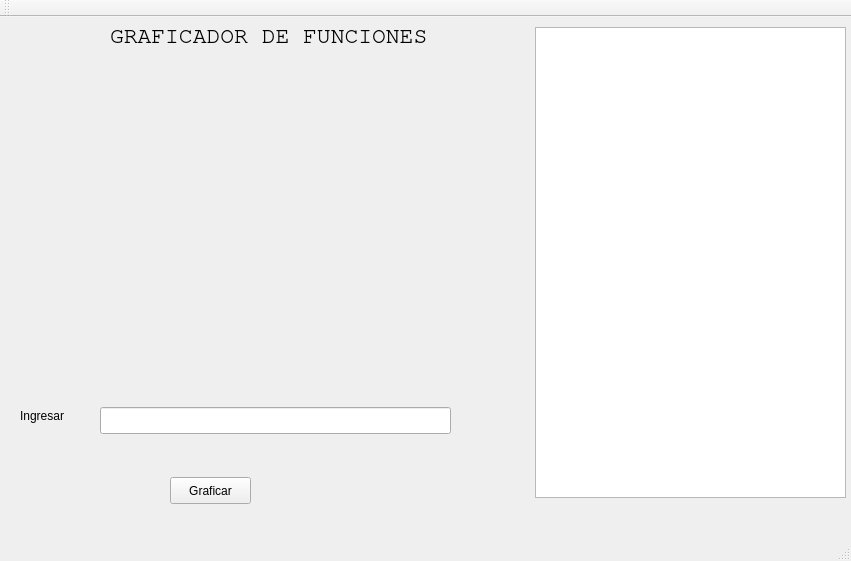
<?xml version="1.0" encoding="UTF-8"?>
<ui version="4.0">
 <class>Graficadora</class>
 <widget class="QMainWindow" name="Graficadora">
  <property name="geometry">
   <rect>
    <x>0</x>
    <y>0</y>
    <width>851</width>
    <height>561</height>
   </rect>
  </property>
  <property name="windowTitle">
   <string>Graficadora</string>
  </property>
  <widget class="QWidget" name="centralWidget">
   <widget class="QVTKWidget" name="qvtkWidget" native="true">
    <property name="geometry">
     <rect>
      <x>10</x>
      <y>40</y>
      <width>501</width>
      <height>341</height>
     </rect>
    </property>
   </widget>
   <widget class="QLabel" name="label">
    <property name="geometry">
     <rect>
      <x>20</x>
      <y>390</y>
      <width>67</width>
      <height>17</height>
     </rect>
    </property>
    <property name="text">
     <string>Ingresar</string>
    </property>
   </widget>
   <widget class="QLineEdit" name="lineEdit">
    <property name="geometry">
     <rect>
      <x>100</x>
      <y>390</y>
      <width>351</width>
      <height>27</height>
     </rect>
    </property>
   </widget>
   <widget class="QPushButton" name="pushButton">
    <property name="geometry">
     <rect>
      <x>170</x>
      <y>460</y>
      <width>81</width>
      <height>27</height>
     </rect>
    </property>
    <property name="text">
     <string>Graficar</string>
    </property>
   </widget>
   <widget class="QTableView" name="tableView">
    <property name="geometry">
     <rect>
      <x>535</x>
      <y>10</y>
      <width>311</width>
      <height>471</height>
     </rect>
    </property>
   </widget>
   <widget class="QLabel" name="label_3">
    <property name="geometry">
     <rect>
      <x>110</x>
      <y>10</y>
      <width>331</width>
      <height>17</height>
     </rect>
    </property>
    <property name="font">
     <font>
      <family>Nimbus Mono L</family>
      <pointsize>17</pointsize>
     </font>
    </property>
    <property name="text">
     <string>GRAFICADOR DE FUNCIONES</string>
    </property>
   </widget>
  </widget>
  <widget class="QMenuBar" name="menuBar">
   <property name="geometry">
    <rect>
     <x>0</x>
     <y>0</y>
     <width>851</width>
     <height>25</height>
    </rect>
   </property>
  </widget>
  <widget class="QToolBar" name="mainToolBar">
   <attribute name="toolBarArea">
    <enum>TopToolBarArea</enum>
   </attribute>
   <attribute name="toolBarBreak">
    <bool>false</bool>
   </attribute>
  </widget>
  <widget class="QStatusBar" name="statusBar"/>
 </widget>
 <layoutdefault spacing="6" margin="11"/>
 <customwidgets>
  <customwidget>
   <class>QVTKWidget</class>
   <extends>QWidget</extends>
   <header>QVTKWidget.h</header>
  </customwidget>
 </customwidgets>
 <resources/>
 <connections/>
</ui>
